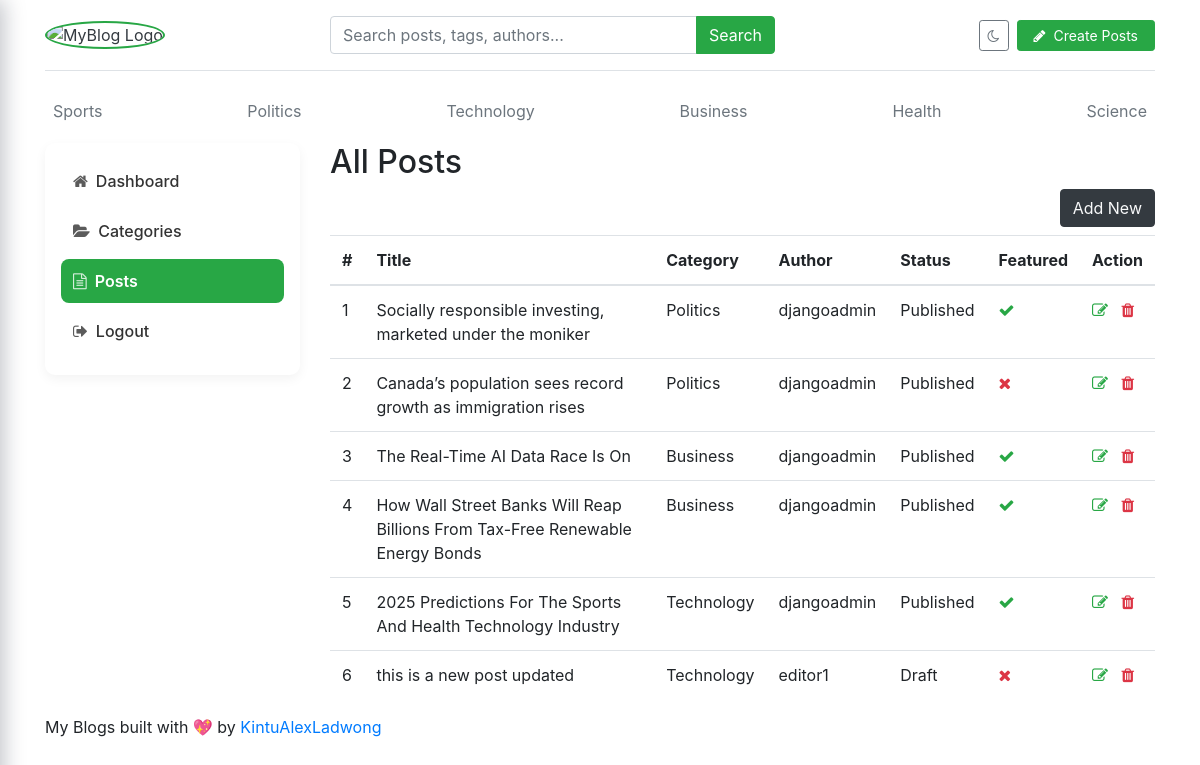
/dashboard/posts/, run on an earlier commit of the app's database.
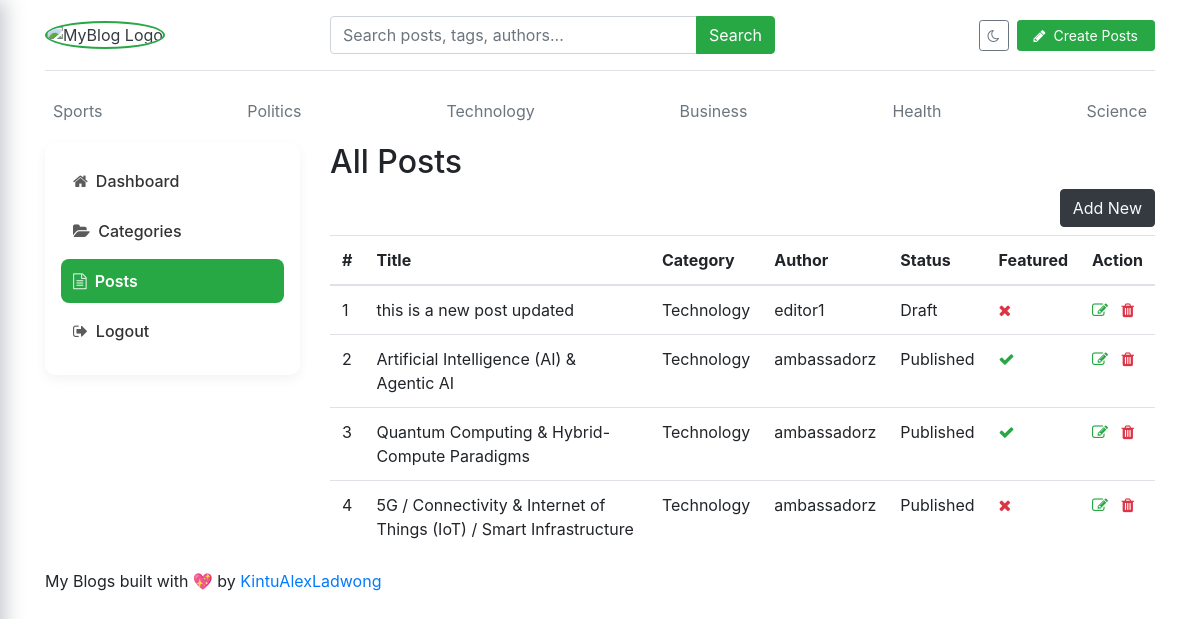
And on a later commit of the database.
### blogs/models.py (models this page shows, shortened)
class Category(models.Model):
    category_name = models.CharField(max_length=50, unique=True)
    created_at = models.DateTimeField(auto_now_add=True)
    updated_at = models.DateTimeField(auto_now=True)
    class Meta:
        verbose_name_plural = 'categories'
    def __str__(self):
        return self.category_name

class Blog(models.Model):
    title = models.CharField(max_length=100)
    slug = models.SlugField(max_length=150, unique=True, blank=True)
    category = models.ForeignKey(Category, on_delete=models.CASCADE)
    author = models.ForeignKey(User, on_delete=models.CASCADE)
    featured_image = models.ImageField(upload_to='uploads/%Y/%m/%d')
    short_description = models.TextField(max_length=500)
    blog_body = models.TextField(max_length=2000)
    status = models.CharField(max_length=20, choices=STATUS_CHOICES, default="Draft")
    is_featured = models.BooleanField(default=False)
    created_at = models.DateTimeField(auto_now_add=True)
    updated_at = models.DateTimeField(auto_now=True)

### dashboards/views.py (the view)
# urls.py: path('posts/', views.posts, name='posts'),
def posts(request):
    posts = Blog.objects.all()
    context = {
        'posts': posts,
    }
    return render(request, 'dashboard/posts.html', context)

### blogs/context_processors.py (called while the page is built)
def get_categories(request):
    categories = Category.objects.all()
    return dict(categories=categories)

def get_social_links(request):
    social_links = SocialLink.objects.all()
    return dict(social_links=social_links)

### templates/dashboard/posts.html (shortened to what this page needs)
{% extends 'base.html' %}
{% block content %}
<div class="row">
    {% include 'dashboard/sidebar.html' %}
    <div class="col-md-9">
        <h2>All Posts</h2>
        <a href="{% url 'add_post' %}" class="btn btn-dark text-light float-right mb-2">Add New</a>
        <table class="table table-hover">
            <thead>
              <tr>
                <th>#</th>
                <th>Title</th>
                <th>Category</th>
                <th>Author</th>
                <th>Status</th>
                <th>Featured</th>
                <th>Action</th>
              </tr>
            </thead>
            <tbody>
            {% for post in posts %}
              <tr>
                <td>{{ forloop.counter }}</td>
                <td>{{ post.title }}</td>
                <td>{{ post.category }}</td>
                <td>{{ post.author }}</td>
                <td>{{ post.status }}</td>
                <td>{% if post.is_featured %}<i class="fa fa-check text-success"></i>{% else %}<i class="fa fa-times text-danger"></i>{% endif %}</td>
                <td>
                    <a href="{% url 'edit_post' post.id %}"><i class="fa fa-edit text-success"></i></a>
                    <a href="{% url 'delete_post' post.id %}"><i class="fa fa-trash text-danger"></i></a>
                </td>
              </tr>
            {% endfor %}
            </tbody>
          </table>
    </div>
</div>
{% endblock %}

### templates/base.html (shortened to what this page needs)
{% load static %}
<!DOCTYPE html>
<html lang="en">
<head>
    <link href="https://getbootstrap.com/docs/4.0/dist/css/bootstrap.min.css" rel="stylesheet">
    <link href="{% static 'css/blog.css' %}" rel="stylesheet">
    <link rel="stylesheet" href="https://cdnjs.cloudflare.com/ajax/libs/font-awesome/4.7.0/css/font-awesome.min.css">
</head>
<body>
  <div class="container">
    <header class="blog-header py-3 mb-3 border-bottom shadow-sm">
      <div class="row align-items-center">
        <div class="col-6 col-md-3 d-flex align-items-center">
          <a class="blog-header-logo text-dark" href="/">
            <img
              class="img-fluid"
              src="{% static 'images/myBlogo.png' %}"
              alt="MyBlog Logo"
              width="50"
              height="50"
              style="border-radius: 50%; border: 2.5px solid #28a745; object-fit: cover; margin-right: .4rem;"
            >
          </a>
        </div>
        <div class="col-12 col-md-5 order-3 order-md-2 mt-3 mt-md-0">
          <form action="{% url 'search' %}" method="GET">
            <div class="input-group">
              <input class="form-control" type="text" name="keyword" value="{{ keyword }}"
                     placeholder="Search posts, tags, authors..." aria-label="Search">
              <div class="input-group-append">
                <button type="submit" class="btn btn-success">
                  <span class="d-none d-md-inline">Search</span>
                </button>
              </div>
            </div>
          </form>
        </div>
        <div class="col-6 col-md-4 d-flex justify-content-end align-items-center order-2 order-md-3">
          <button class="btn btn-outline-secondary btn-sm mr-2 rounded-pill" id="themeToggle" type="button">
            <i class="fa fa-moon-o theme-icon-dark"></i>
          </button>
          {% if not user.is_authenticated %}
            <a class="btn btn-success btn-sm rounded-pill px-3 header-cta-btn" href="{% url 'login' %}">
              <i class="fa fa-pencil mr-1"></i>
              <span class="d-none d-sm-inline">Create Posts</span>
            </a>
          {% endif %}
        </div>
      </div>
    </header>
    <div class="nav-scroller py-1 mb-2">
      <nav class="nav d-flex justify-content-between">
        {% for cat in categories %}
          <a class="p-2 text-muted" href="{% url 'posts_by_category' cat.id %}">{{ cat.category_name }}</a>
        {% endfor %}
      </nav>
    </div>
    {% block content %}
    {% endblock %}
    <footer class="blog-footer">
      <p>
        My Blogs built with 💖 by
        <a href="https://ladwongdevelopers.dev/playground" target="_blank">KintuAlexLadwong</a>
      </p>
    </footer>
  </div>
</body>
</html>

### templates/dashboard/sidebar.html (shortened to what this page needs)
<div class="col-md-3 mb-4">
    <div class="dashboard-sidebar nav flex-column nav-pills">
        <a href="{% url 'dashboard' %}"
           class="nav-link d-flex align-items-center {% if request.path == '/dashboard/' %}active{% endif %}">
            <i class="fa fa-home mr-2"></i> Dashboard
        </a>
        <a href="{% url 'categories' %}"
           class="nav-link d-flex align-items-center {% if '/categories/' in request.path %}active{% endif %}">
            <i class="fa fa-folder-open mr-2"></i> Categories
        </a>
        <a href="{% url 'posts' %}"
           class="nav-link d-flex align-items-center {% if '/posts/' in request.path %}active{% endif %}">
            <i class="fa fa-file-text-o mr-2"></i> Posts
        </a>
        <a href="{% url 'logout' %}" class="nav-link d-flex align-items-center text-danger">
            <i class="fa fa-sign-out mr-2"></i> Logout
        </a>
    </div>
</div>

### blog_main/static/css/blog.css (style rules this page uses)
.theme-icon-dark, .theme-icon-light { transition: opacity 0.2s ease; }

### templates/dashboard/sidebar.html (style rules this page uses)
.dashboard-sidebar { background: #ffffff; border-radius: 10px; padding: 1rem; box-shadow: 0 4px 12px rgba(0,0,0,0.05); }
.dashboard-sidebar .nav-link { font-weight: 500; color: #333 !important; border-radius: 8px; padding: 10px 12px; margin-bottom: 6px; transition: all 0.2s ease; }
.dashboard-sidebar .nav-link.active { background: #28a745 !important; color: #fff !important; font-weight: 600; }
.dashboard-sidebar .nav-link i { font-size: 16px; opacity: 0.8; }

What changed in the data, as far as the page shows it:
removed Blog: title "Socially responsible investing, marketed under the moniker", category "Politics", author "djangoadmin", status "Published", is_featured True (drawn)
removed Blog: title "Canada’s population sees record growth as immigration rises", category "Politics", author "djangoadmin", status "Published", is_featured False (drawn)
removed Blog: title "The Real-Time AI Data Race Is On", category "Business", author "djangoadmin", status "Published", is_featured True (drawn)
removed Blog: title "How Wall Street Banks Will Reap Billions From Tax-Free Renewable Energy Bonds", category "Business", author "djangoadmin", status "Published", is_featured True (drawn)
removed Blog: title "2025 Predictions For The Sports And Health Technology Industry", category "Technology", author "djangoadmin", status "Published", is_featured True (drawn)
added Blog: title "Artificial Intelligence (AI) & Agentic AI", category "Technology", author "ambassadorz", status "Published", is_featured True (drawn)
added Blog: title "Quantum Computing & Hybrid-Compute Paradigms", category "Technology", author "ambassadorz", status "Published", is_featured True (drawn)
added Blog: title "5G / Connectivity & Internet of Things (IoT) / Smart Infrastructure", category "Technology", author "ambassadorz", status "Published", is_featured False (drawn)
